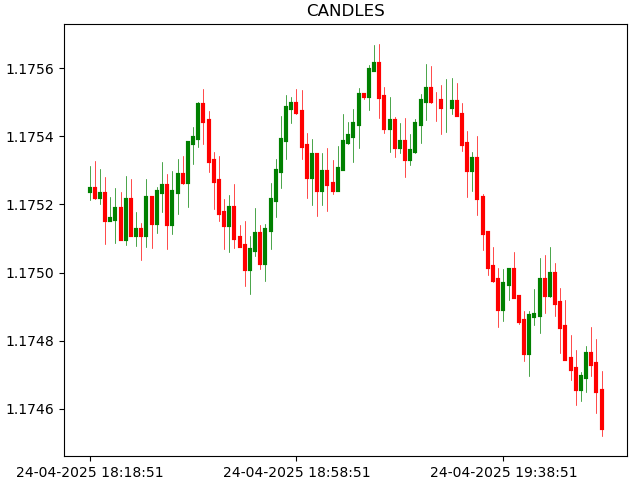

Recreate this plot in Python.
import matplotlib.pyplot as plt
from datetime import datetime,timedelta
import numpy as np
import random

class candles:
    def __init__(self):
        self.n=100
        self.fig=plt.figure()
        self.title='CANDLES'

    def set_variables(self):
        variables=['time','open','high','low','close']
        var={i:[] for i in variables}
        return var

    def print_data(self,var):
        print(var['time'][-1],f"O:{var['open'][-1]:.5f}",f"H:{var['high'][-1]:.5f}"
              f"L:{var['low'][-1]:.5f}",f"C:{var['close'][-1]:.5f}")

    def get_data(self,var):
        for i in range(self.n):
            t=(datetime.now()+timedelta(minutes=i)).strftime('%d-%m-%Y %H:%M:%S')
            var['time'].append(t)

            if len(var['open'])==0:
                var['open'].append(random.uniform(1,1.2))
                up_close=var['open'][-1]*(1+0.0001)
                down_close=var['open'][-1]*(1-0.0001)
                var['close'].append(random.uniform(down_close,up_close))
            else:
                var['open'].append(var['close'][-1])
                up_close=var['open'][-1]*(1+0.0001)
                down_close=var['open'][-1]*(1-0.0001)
                var['close'].append(random.uniform(down_close,up_close))
        
            if var['open'][-1]<var['close'][-1]:
                price1=var['close'][-1]
                price2=var['open'][-1]
            elif var['open'][-1]>var['close'][-1]:
                price1=var['open'][-1]
                price2=var['close'][-1]
            high=random.uniform(price1,price1*(1+0.00007))
            low=random.uniform(price2,price2*(1-0.00007))
            var['high'].append(high)
            var['low'].append(low)

            self.print_data(var)

    def plot_data(self,var):
        self.fig.subplots_adjust(top=0.95,bottom=0.05,right=0.98,left=0.1,hspace=0,wspace=0)
        ax=self.fig.add_subplot()

        ax.clear()
        ax.set_title(self.title)
        ax.set_xticks(np.arange(0,len(var['time']),40))

        for i in range(len(var['time'])):
            if var['open'][i]>var['close'][i]:
                ccolor='r'
            elif var['open'][i]<var['close'][i]:
                ccolor='g'
            else:
                ccolor='gray'
            ax.plot([var['time'][i]]*2,[var['open'][i],var['close'][i]],c=ccolor,lw=3)
            ax.plot([var['time'][i]]*2,[var['high'][i],var['low'][i]],c=ccolor,lw=0.5)

        plt.show()

candle_obj=candles()
var=candle_obj.set_variables()
candle_obj.get_data(var)
candle_obj.plot_data(var)
